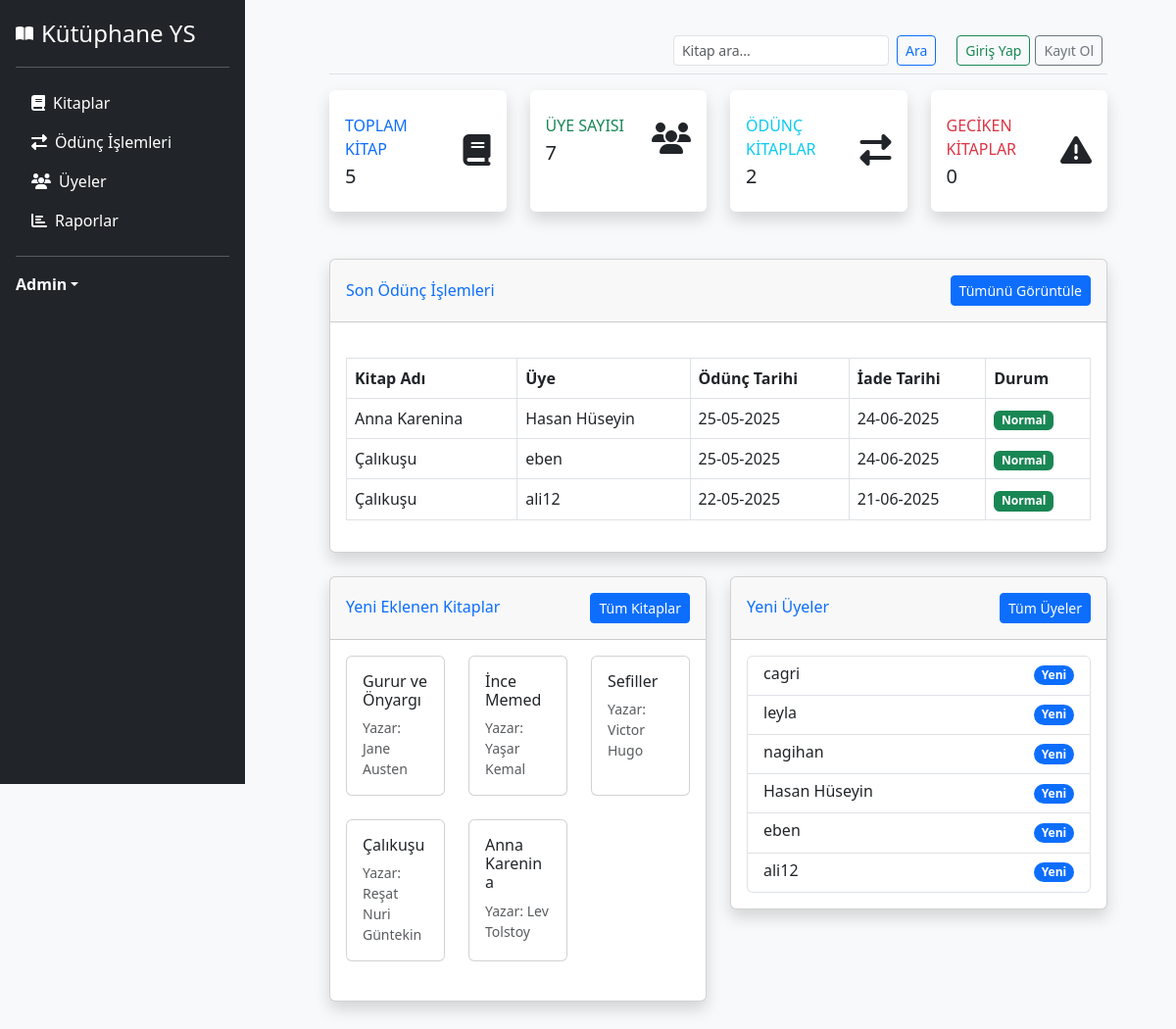
The page / on the database its author committed.
### app.py (models this page shows, shortened)
class Loan(db.Model):
    __tablename__ = 'loan'
    id = db.Column(db.Integer, primary_key=True)
    uye_id = db.Column(db.Integer, db.ForeignKey('user.id'), nullable=False)
    kitap_id = db.Column(db.Integer, db.ForeignKey('book.id'), nullable=False)
    odunc_tarihi = db.Column(db.Date, nullable=False, default=date.today)
    iade_tarihi = db.Column(db.Date, nullable=False)
    iade_edildi = db.Column(db.Boolean, default=False)
    uye = db.relationship('User', back_populates='loans')
    kitap = db.relationship('Book', back_populates='loans')

class Book(db.Model):
    __tablename__ = 'book'
    id = db.Column(db.Integer, primary_key=True)
    isbn = db.Column(db.String(20), unique=True, nullable=False)
    title = db.Column(db.String(200), nullable=False)
    author = db.Column(db.String(100), nullable=False)
    publisher = db.Column(db.String(100))
    category = db.Column(db.String(50))
    status = db.Column(db.String(20), default="Rafta")
    loans = db.relationship('Loan', back_populates='kitap')

class User(UserMixin, db.Model):
    __tablename__ = 'user'
    id = db.Column(db.Integer, primary_key=True)
    name = db.Column(db.String(100), nullable=False)
    email = db.Column(db.String(100), unique=True, nullable=False)
    password = db.Column(db.String(200), nullable=False)
    register_date = db.Column(db.DateTime, default=datetime.utcnow)
    loans = db.relationship('Loan', back_populates='uye', cascade='all, delete-orphan')

### app.py (the view)
@app.route("/")
def ana_sayfa():
    toplam_kitap = Book.query.count()
    uye_sayisi = User.query.count()
    odunc_kitaplar = Loan.query.filter_by(iade_edildi=False).count()
    geciken_kitaplar = Loan.query.filter(
        Loan.iade_tarihi < date.today(),
        Loan.iade_edildi == False
    ).count()
    son_odunc_islemleri = Loan.query.order_by(Loan.odunc_tarihi.desc()).limit(10).all()
    for islem in son_odunc_islemleri:
        if islem.iade_edildi:
            islem.durum = 'Normal'
        else:
            kalan = (islem.iade_tarihi - date.today()).days
            if kalan < 0:
                islem.durum = 'Gecikmiş'
            elif kalan <= 3:
                islem.durum = 'Son 3 Gün'
            else:
                islem.durum = 'Normal'
    yeni_kitaplar = Book.query.order_by(Book.id.desc()).limit(6).all()
    yeni_uyeler = User.query.order_by(User.register_date.desc()).limit(6).all()
    return render_template('index.html',
                           toplam_kitap=toplam_kitap,
                           uye_sayisi=uye_sayisi,
                           odunc_kitaplar=odunc_kitaplar,
                           geciken_kitaplar=geciken_kitaplar,
                           son_odunc_islemleri=son_odunc_islemleri,
                           yeni_kitaplar=yeni_kitaplar,
                           yeni_uyeler=yeni_uyeler)

### templates/index.html (shortened to what this page needs)
{% extends 'base.html' %}
{% block content %}
<body>
    <div style="margin-left: 300px; margin-right: 50px;">
        <div
            class="d-flex justify-content-between flex-wrap flex-md-nowrap align-items-center pt-3 pb-2 mb-3 border-bottom">
            <div class="d-flex align-items-center">
                <form class="d-flex me-3" role="search">
                    <input class="form-control form-control-sm me-2" type="search" placeholder="Kitap ara..."
                        aria-label="Ara">
                    <button class="btn btn-sm btn-outline-primary" type="submit">Ara</button>
                </form>
                <div class="btn-group" role="group" aria-label="Giriş işlemleri">
                    {% if current_user.is_authenticated %}
                    <span class="navbar-text me-3">Hoş geldiniz, {{ current_user.name }}</span>
                    <a href="{{ url_for('logout') }}" class="btn btn-outline-light">Çıkış Yap</a>
                    {% else %}
                    <a href="{{ url_for('login') }}" class="nav-link active">
                        <button type="button" class="btn btn-sm btn-outline-success">Giriş Yap</button>
                    </a>
                    <a href="{{ url_for('register') }}" class="nav-link active">
                        <button type="button" class="btn btn-sm btn-outline-secondary">Kayıt Ol</button>
                    </a>
                    {% endif %}
                </div>
            </div>
        </div>
        <div class="row mb-4">
            <div class="col-xl-3 col-md-6 mb-4">
                <div class="card border-0 shadow h-100 py-2 stat-card books">
                    <div class="card-body">
                        <div class="row no-gutters align-items-center">
                            <div class="col mr-2">
                                <div class="text-xs font-weight-bold text-primary text-uppercase mb-1">Toplam Kitap
                                </div>
                                <div class="h5 mb-0 font-weight-bold text-gray-800">{{ toplam_kitap }}</div>
                            </div>
                            <div class="col-auto">
                                <i class="fas fa-book fa-2x text-gray-300"></i>
                            </div>
                        </div>
                    </div>
                </div>
            </div>
            <div class="col-xl-3 col-md-6 mb-4">
                <div class="card border-0 shadow h-100 py-2 stat-card members">
                    <div class="card-body">
                        <div class="row no-gutters align-items-center">
                            <div class="col mr-2">
                                <div class="text-xs font-weight-bold text-success text-uppercase mb-1">Üye Sayısı</div>
                                <div class="h5 mb-0 font-weight-bold text-gray-800">{{ uye_sayisi }}</div>
                            </div>
                            <div class="col-auto">
                                <i class="fas fa-users fa-2x text-gray-300"></i>
                            </div>
                        </div>
                    </div>
                </div>
            </div>
            <div class="col-xl-3 col-md-6 mb-4">
                <div class="card border-0 shadow h-100 py-2 stat-card loans">
                    <div class="card-body">
                        <div class="row no-gutters align-items-center">
                            <div class="col mr-2">
                                <div class="text-xs font-weight-bold text-info text-uppercase mb-1">Ödünç Kitaplar</div>
                                <div class="h5 mb-0 font-weight-bold text-gray-800">{{ odunc_kitaplar }}</div>
                            </div>
                            <div class="col-auto">
                                <i class="fas fa-exchange-alt fa-2x text-gray-300"></i>
                            </div>
                        </div>
                    </div>
                </div>
            </div>
            <div class="col-xl-3 col-md-6 mb-4">
                <div class="card border-0 shadow h-100 py-2 stat-card overdue">
                    <div class="card-body">
                        <div class="row no-gutters align-items-center">
                            <div class="col mr-2">
                                <div class="text-xs font-weight-bold text-danger text-uppercase mb-1">Geciken Kitaplar
                                </div>
                                <div class="h5 mb-0 font-weight-bold text-gray-800">{{ geciken_kitaplar }}</div>
                            </div>
                            <div class="col-auto">
                                <i class="fas fa-exclamation-triangle fa-2x text-gray-300"></i>
                            </div>
                        </div>
                    </div>
                </div>
            </div>
        </div>
        <div class="card shadow mb-4">
            <div class="card-header py-3 d-flex justify-content-between align-items-center">
                <h6 class="m-0 font-weight-bold text-primary">Son Ödünç İşlemleri</h6>
                <a href="#" class="btn btn-sm btn-primary">Tümünü Görüntüle</a>
            </div>
            <div class="card-body">
                <div class="table-responsive">
                    <table class="table table-bordered" width="100%" cellspacing="0">
                        <thead>
                            <tr>
                                <th>Kitap Adı</th>
                                <th>Üye</th>
                                <th>Ödünç Tarihi</th>
                                <th>İade Tarihi</th>
                                <th>Durum</th>
                            </tr>
                        </thead>
                        <tbody>
                            {% for islem in son_odunc_islemleri %}
                            <tr>
                                <td>{{ islem.kitap.title }}</td>
                                <td>{{ islem.uye.name }}</td>
                                <td>{{ islem.odunc_tarihi.strftime('%d-%m-%Y') }}</td>
                                <td>{{ islem.iade_tarihi.strftime('%d-%m-%Y') }}</td>
                                <td>
                                    {% if islem.durum == 'Normal' %}
                                    <span class="badge bg-success">Normal</span>
                                    {% elif islem.durum == 'Gecikmiş' %}
                                    <span class="badge bg-danger">Gecikmiş</span>
                                    {% elif islem.durum == 'Son 3 Gün' %}
                                    <span class="badge bg-warning text-dark">Son 3 Gün</span>
                                    {% endif %}
                                </td>
                            </tr>
                            {% endfor %}
                        </tbody>
                    </table>
                </div>
            </div>
        </div>
        <div class="row">
            <div class="col-lg-6 mb-4">
                <div class="card shadow">
                    <div class="card-header py-3 d-flex justify-content-between align-items-center">
                        <h6 class="m-0 font-weight-bold text-primary">Yeni Eklenen Kitaplar</h6>
                        <a href="#" class="btn btn-sm btn-primary">Tüm Kitaplar</a>
                    </div>
                    <div class="card-body">
                        <div class="row">
                            {% for kitap in yeni_kitaplar %}
                            <div class="col-md-4 mb-4">
                                <div class="card h-100">
                                    <div class="card-body">
                                        <h6 class="card-title">{{ kitap.title }}</h6>
                                        <p class="card-text text-muted small">Yazar: {{ kitap.author }}</p>
                                    </div>
                                </div>
                            </div>
                            {% endfor %}
                        </div>
                    </div>
                </div>
            </div>
            <div class="col-lg-6 mb-4">
                <div class="card shadow">
                    <div class="card-header py-3 d-flex justify-content-between align-items-center">
                        <h6 class="m-0 font-weight-bold text-primary">Yeni Üyeler</h6>
                        <a href="#" class="btn btn-sm btn-primary">Tüm Üyeler</a>
                    </div>
                    <div class="card-body">
                        <div class="list-group">
                            {% for uye in yeni_uyeler %}
                            <a href="#"
                                class="list-group-item list-group-item-action d-flex justify-content-between align-items-center">
                                <div>
                                    <h6 class="mb-1">{{ uye.name }}</h6>
                                </div>
                                <span class="badge bg-primary rounded-pill">Yeni</span>
                            </a>
                            {% endfor %}
                        </div>
                    </div>
                </div>
            </div>
        </div>
    </div>
</body>
{% endblock %}

### templates/base.html (shortened to what this page needs)
<!DOCTYPE html>
<html lang="tr">
<head>
    <link href="https://cdn.jsdelivr.net/npm/bootstrap@5.3.0/dist/css/bootstrap.min.css" rel="stylesheet" />
    <link rel="stylesheet" href="https://cdnjs.cloudflare.com/ajax/libs/font-awesome/6.4.0/css/all.min.css" />
    <link rel="stylesheet" href="{{ url_for('static', filename='style.css') }}" />
</head>
<body>
    <div class="d-flex">
        <nav class="sidebar bg-dark text-white p-3 vh-100 position-fixed" style="width: 250px;">
            <a href="{{ url_for('ana_sayfa') }}" class="nav-link text-white d-flex align-items-center mb-3 {% if request.endpoint == 'ana_sayfa' %}{% endif %}">
                <i class="fas fa-book-open me-2"></i>
                <span class="fs-4">Kütüphane YS</span>
            </a>
            <hr />
            <ul class="nav nav-pills flex-column mb-auto">
                <li>
                    <a href="{{ url_for('kitaplar') }}" class="nav-link text-white {% if request.endpoint == 'kitaplar' %}active bg-primary{% endif %}">
                        <i class="fas fa-book me-2"></i>Kitaplar
                    </a>
                </li>
                <li>
                    <a href="{{ url_for('odunc') }}" class="nav-link text-white {% if request.endpoint == 'odunc' %}active bg-primary{% endif %}">
                        <i class="fas fa-exchange-alt me-2"></i>Ödünç İşlemleri
                    </a>
                </li>
                <li>
                    <a href="{{ url_for('uyeler') }}" class="nav-link text-white {% if request.endpoint == 'uyeler' %}active bg-primary{% endif %}">
                        <i class="fas fa-users me-2"></i>Üyeler
                    </a>
                </li>
                <li>
                    <a href="{{ url_for('raporlar') }}" class="nav-link text-white {% if request.endpoint == 'raporlar' %}active bg-primary{% endif %}">
                        <i class="fas fa-chart-bar me-2"></i>Raporlar
                    </a>
                </li>
            </ul>
            <hr />
            <div class="dropdown">
                <a href="#" class="d-flex align-items-center text-white text-decoration-none dropdown-toggle" data-bs-toggle="dropdown" aria-expanded="false">
                    <strong>Admin</strong>
                </a>
            </div>
        </nav>
        <main class="flex-grow-1 ms-3" style="margin-left: 250px; padding: 20px;">
            {% block content %}{% endblock %}
        </main>
    </div>
</body>
</html>

### static/style.css (style rules this page uses)
body { background-color: #f8f9fa; }
.sidebar { height: 100vh; background-color: #343a40; color: white; position: fixed; }
.sidebar .nav-link { color: rgba(255, 255, 255, 0.8); }
.card { transition: transform 0.2s; }
.stat-card { border-left: 4px solid; }
.stat-card.books { border-left-color: #4e73df; }
.stat-card.members { border-left-color: #1cc88a; }
.stat-card.loans { border-left-color: #36b9cc; }
.stat-card.overdue { border-left-color: #e74a3b; }
table { width: 100%; border-collapse: collapse; margin: 20px 0; }
th, td { padding: 12px; text-align: left; border-bottom: 1px solid #ddd; }
th { background-color: #f5f5f5; }
button { padding: 8px 16px; background-color: #4CAF50; color: white; border: none; border-radius: 4px; cursor: pointer; margin-right: 5px; }

### rows shown on the page
Loan: kitap "Anna Karenina", uye.name "Hasan Hüseyin", odunc_tarihi "25-05-2025", iade_tarihi "24-06-2025"
Loan: kitap "Çalıkuşu", uye.name "eben", odunc_tarihi "25-05-2025", iade_tarihi "24-06-2025"
Loan: kitap "Çalıkuşu", uye.name "ali12", odunc_tarihi "22-05-2025", iade_tarihi "21-06-2025"
Book: title "Gurur ve Önyargı", author "Jane Austen"
Book: title "İnce Memed", author "Yaşar Kemal"
Book: title "Sefiller", author "Victor Hugo"
Book: title "Çalıkuşu", author "Reşat Nuri Güntekin"
Book: title "Anna Karenina", author "Lev Tolstoy"
User: name "cagri"
User: name "leyla"
User: name "nagihan"
User: name "Hasan Hüseyin"
User: name "eben"
User: name "ali12"

### other values the page prints
{{ toplam_kitap }} "5"
{{ uye_sayisi }} "7"
{{ odunc_kitaplar }} "2"
{{ geciken_kitaplar }} "0"
